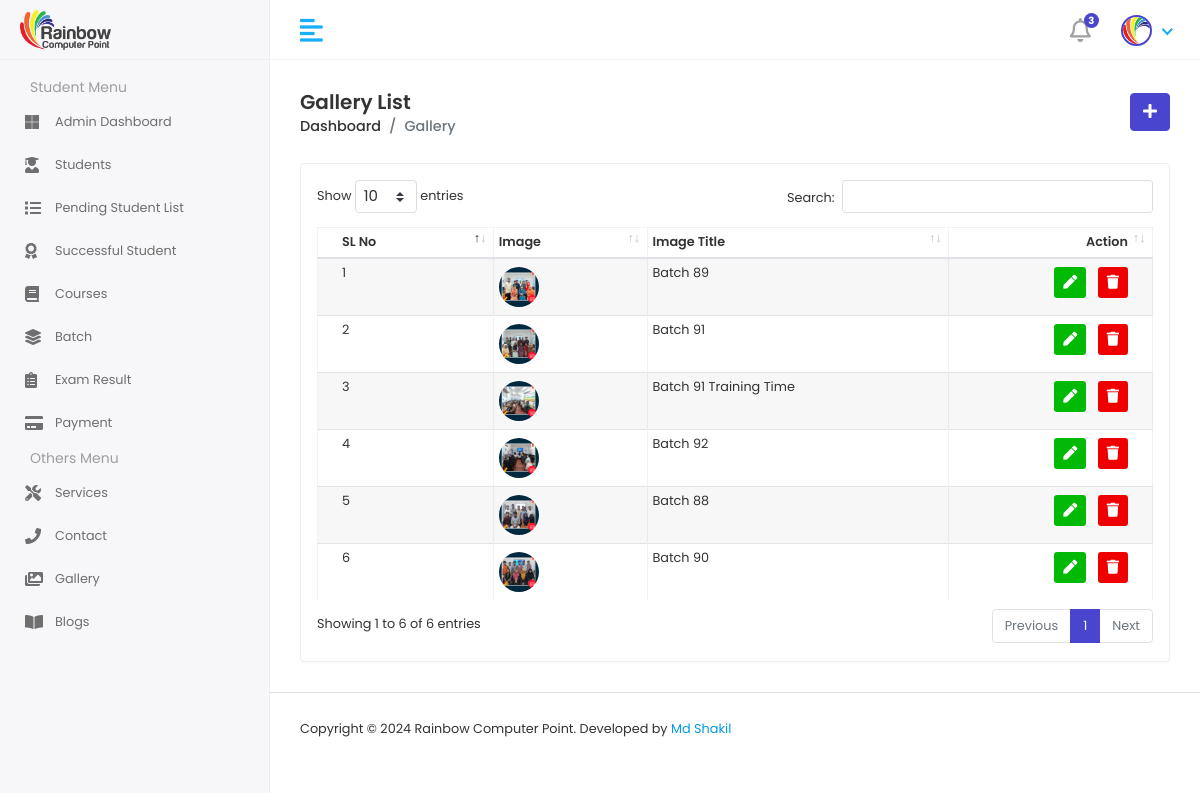
The app's page /galleryList/ (signed in) with its own data.
### RainbowApp/models.py (models this page shows)
class GalleryImageModel(models.Model):
    ImageTitle = models.CharField(max_length=100, null=True)
    GalleryImage = models.ImageField(upload_to='galleryImage', null=True)

### RainbowProject/views.py (the view)
# urls.py: path('galleryList/',galleryList, name='galleryList'),
@login_required
def galleryList(request):
    galleryData = GalleryImageModel.objects.all()
    context = {
        'galleryData':galleryData
    }
    return render(request,'gallery/gallerylist.html',context)

### template/gallery/gallerylist.html
{% extends 'adminmaster/adminmaster.html' %}
{% block admincontent %}
{% load static %}
<div class="content container-fluid">
    <div class="page-header">
       <div class="row align-items-center">
          <div class="col">
             <h3 class="page-title">Gallery List</h3>
             <ul class="breadcrumb">
                <li class="breadcrumb-item"><a href="{% url 'adminDashboard' %}">Dashboard</a></li>
                <li class="breadcrumb-item active">Gallery</li>
             </ul>
          </div>
          <div class="col-auto text-right float-right ml-auto">
             <a href="{% url 'addGallery' %}" class="btn btn-primary"><i class="fas fa-plus"></i></a>
          </div>
       </div>
    </div>
    <div class="row">
       <div class="col-sm-12">
          <div class="card card-table">
             <div class="card-body">
                <div class="table-responsive">
                    {% include 'commons/message.html' %}
                   <table id="tabledata" class="table table-striped table-bordered" cellspacing="0" width="100%">
                      <thead>
                         <tr>
                            <th>SL No</th>
                            <th>Image</th>
                            <th>Image Title</th>
                            <th class="text-right">Action</th>
                         </tr>
                      </thead>
                      <tbody>
                        {% for i in galleryData %}
                        <tr>
                           <td>{{ forloop.counter }}</td>
                           <td>
                              <h2 class="table-avatar">
                                 <a class="avatar avatar-sm mr-2"><img class="avatar-img rounded-circle" src="{{i.GalleryImage.url}}" alt="User Image"></a>
                              </h2>
                           </td>
                           <td>
                              {{i.ImageTitle}}</a>
                           </td>
                           <td class="text-right">
                              <div class="actions">
                                 <a href="{% url 'editImage' i.id %}" class="btn btn-sm bg-success-light mr-2">
                                 <i class="fas fa-pen"></i>
                                 </a>
                                 <a href="{% url 'deleteImage' i.id %}" class="btn btn-sm bg-danger-light">
                                 <i class="fas fa-trash"></i>
                                 </a>
                              </div>
                           </td>
                        </tr>
                        {% endfor %}
                      </tbody>
                   </table>
                </div>
             </div>
          </div>
       </div>
    </div>
 </div>
{% endblock admincontent %}

### static/assets/css/style.css (style rules this page uses)
html { height: 100%; }
body { background-color: #fff; color: #333; font-family: 'Poppins', sans-serif; font-size: 0.8rem; height: 100%; line-height: 1; overflow-x: hidden; }
h1, h2, h3, h4, h5, h6 { font-family: 'Poppins', sans-serif; margin-top: 0; }
a { color: #009ce7; }
input, button, a { transition: all 0.4s ease; -moz-transition: all 0.4s ease; -o-transition: all 0.4s ease; -ms-transition: all 0.4s ease; -webkit-transition: all 0.4s ease; }
ul, ol { padding: 0px; list-style: none; }
.table { color: #333; max-width: 100%; margin-bottom: 0; width: 100%; }
.table-striped > tbody > tr:nth-of-type(2n+1) { background-color: #f8f9fa; }
.table.dataTable { border-collapse: collapse !important; border: 1px solid rgba(0, 0, 0, 0.05); }
table.table td h2 { display: inline-block; font-size: inherit; font-weight: 400; margin: 0; padding: 0; vertical-align: middle; }
table.table td h2.table-avatar { align-items: center; display: inline-flex; font-size: inherit; font-weight: 400; margin: 0; padding: 0; vertical-align: middle; white-space: nowrap; }
table.table td h2 a { color: #333; }
.table thead tr th { font-weight: 600; }
.table tbody tr { border-bottom: 1px solid rgba(0, 0, 0, 0.05); }
.table-striped thead tr { border-color: transparent; }
.table-striped tbody tr { border-color: transparent; }
.table-striped tbody tr:nth-of-type(even) { background-color: rgba(255, 255, 255, 0.3); }
.table-striped tbody tr:nth-of-type(odd) { background-color: rgba(235, 235, 235, 0.4); }
.table-bordered { border: 1px solid rgba(0, 0, 0, 0.05) !important; }
.table-bordered th, .table-bordered td { border-color: rgba(0, 0, 0, 0.05); }
.card-table .card-body .table > thead > tr > th { border-top: 0; }
.card-table .card-body .table tr td:first-child, .card-table .card-body .table tr th:first-child { padding-left: 1.5rem; }
.card-table .card-body .table tr td:last-child, .card-table .card-body .table tr th:last-child { padding-right: 1.5rem; }
.card-table .table td, .card-table .table th { border-top: 1px solid #e2e5e8; padding: 0.5rem 0.3rem; white-space: nowrap; }
.btn-primary { background-color: #4a45cf; border: 1px solid #4a45cf; }
.card { border: 1px solid #ececf5; box-shadow: 0 1px 3px 0 rgba(0, 0, 0, 0.03); margin-bottom: 1.875rem; }
.card-body { padding: 1rem; }
.bg-danger-light { background-color:#ee0000 !important; color:#fff !important; }
.bg-success-light { background-color: #02ba05; color: #fff; }
.avatar { position: relative; display: inline-block; width: 3rem; height: 3rem }
.avatar > img { width: 100%; height: 100%; -o-object-fit: cover; object-fit: cover; }
.avatar-sm { width: 2.5rem; height: 2.5rem; }
.page-wrapper > .content { padding: 1.875rem 1.875rem 0; }
.page-header { margin-bottom: 1.875rem; }
.page-header .breadcrumb { background-color: transparent; color: #6c757d; font-size: 0.9rem; font-weight: 500; margin-bottom: 0; padding: 0; }
.page-header .breadcrumb a { color: #333; }
.page-title { font-size: 20px; font-weight: 600; color: #333; margin-bottom: 5px; }

### records on screen
GalleryImageModel: GalleryImage (picture), ImageTitle "Batch 89"
GalleryImageModel: GalleryImage (picture), ImageTitle "Batch 91"
GalleryImageModel: GalleryImage (picture), ImageTitle "Batch 91 Training Time"
GalleryImageModel: GalleryImage (picture), ImageTitle "Batch 92"
GalleryImageModel: GalleryImage (picture), ImageTitle "Batch 88"
GalleryImageModel: GalleryImage (picture), ImageTitle "Batch 90"
